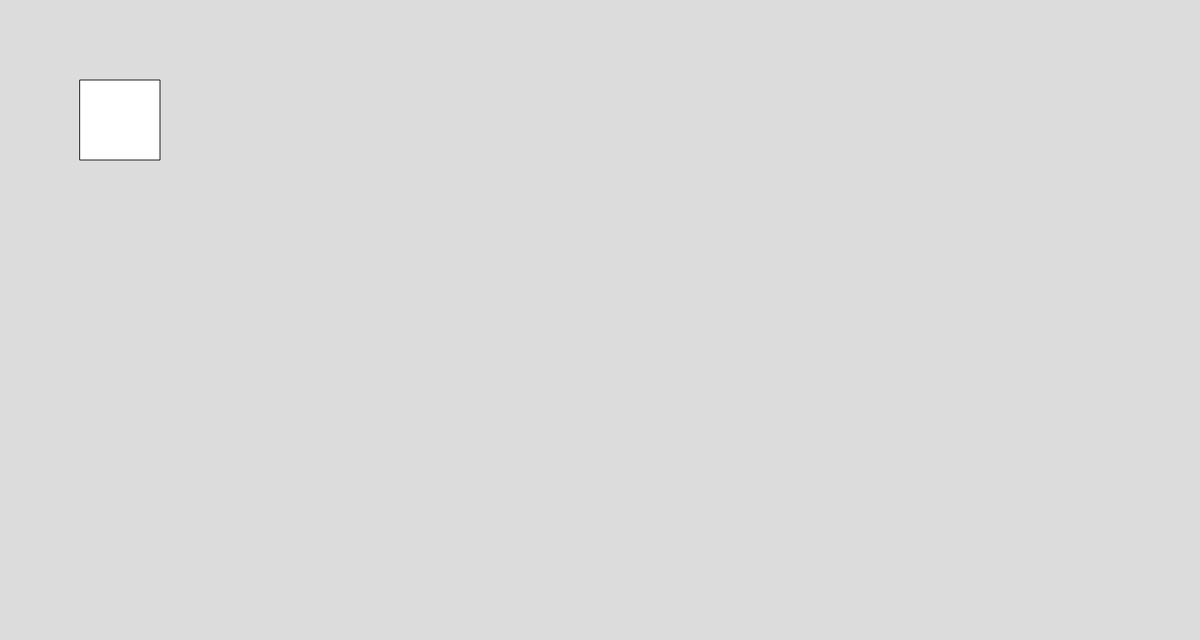
Frame 1 (no input)
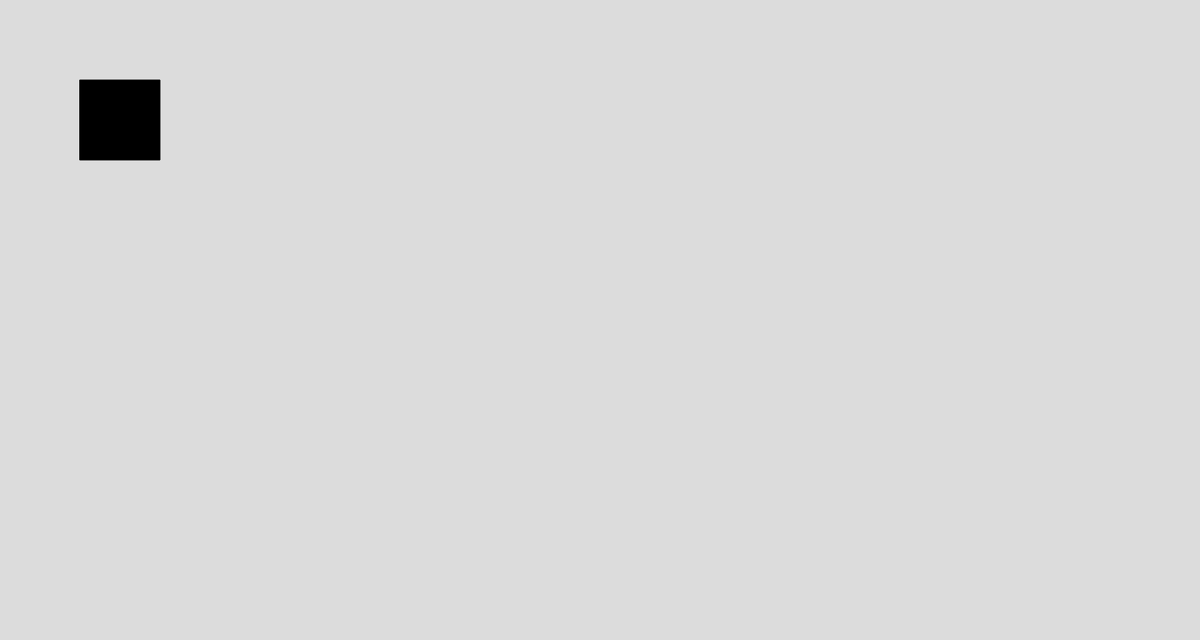
Frame 60 (no input)
Frame 120 (the mouse pressed at the canvas centre since frame 60): identical to frame 60, image omitted

The p5.js sketch that drew these frames (run headless with seeded random() and noise() and a simulated clock; from frame 60 on, the mouse is pressed at the canvas centre):

// p5.js sketch
// ── sketch.js
function setup()
{
  createCanvas(1500, 800);
}

function draw()
{
  background(220);
  game();
}

function game()
{
  rect(100, 100, 100, 100);
  fill(0);
}
